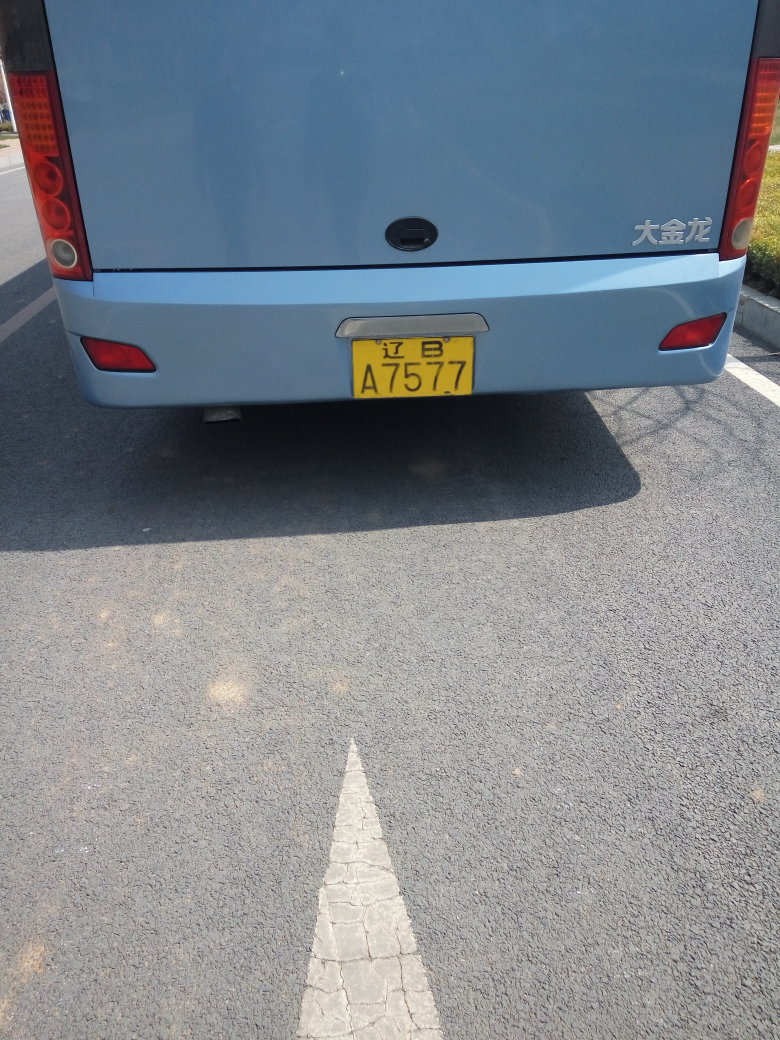
#> input picture Python-OpenCV/IMAGES/affine_1.jpg, 3120 x 4160 px (shown at 1/4 size)
$ python scaling.py   (Python 2 division)
#> lines starting #> are read from the running program, lines starting #| are printed output that depends on the picture
#coding:utf-8
#Scaling(缩放) is just resizing of the image.
#Different interpolation(插值) methods are used
#cv2.INTER_AREA for shrinking(萎缩)
#cv2.INTER_CUBIC (slow) & cv2.INTER_LINEAR for zooming(缩放).
#By default, interpolation method used is cv2.INTER_LINEAR
#for all resizing purposes.
import cv2
import time
import numpy as np
from pylab import *
from matplotlib import pyplot as plt

img1 = cv2.imread('../IMAGES/affine_1.jpg')
#> img1 is the input picture: shape (4160, 3120, 3); mean B, G, R 140.1, 132.5, 125.2
img2 = cv2.imread('../IMAGES/affine_2.jpg')
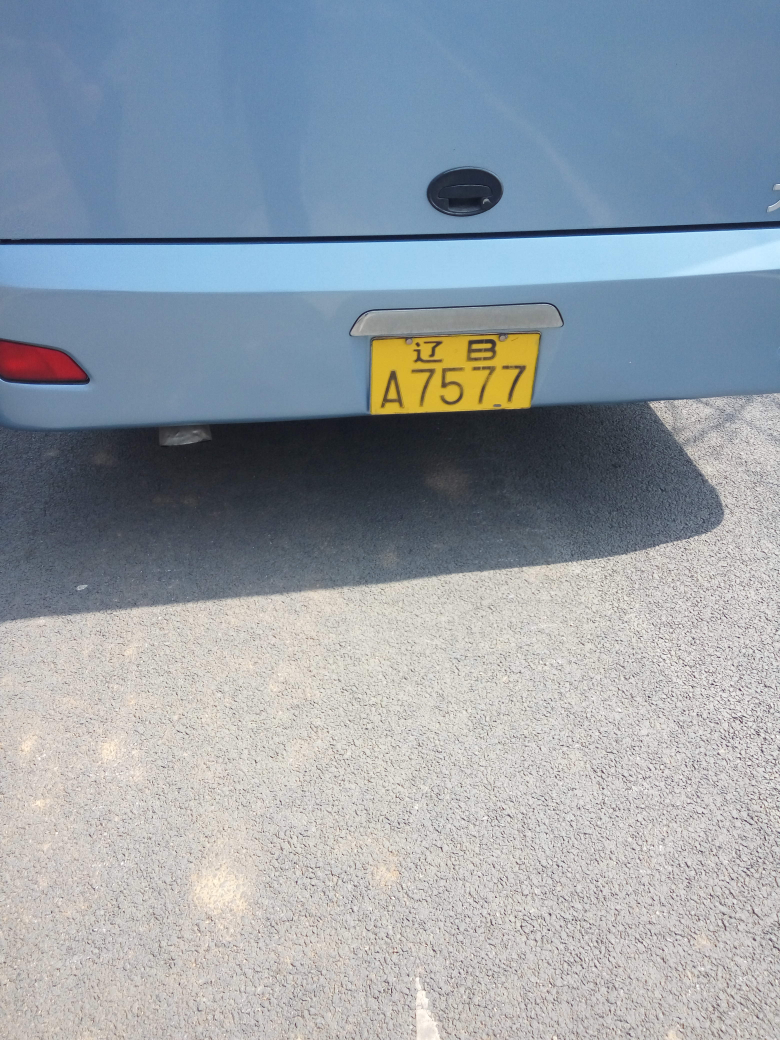
#> input picture Python-OpenCV/IMAGES/affine_2.jpg, 3120 x 4160 px (shown at 1/4 size)
#> img2 is the input picture: shape (4160, 3120, 3); mean B, G, R 167.9, 158.4, 148.9

#cv2.imshow('img',img)
print 'img1.shape',img1.shape
#| img1.shape (4160, 3120, 3)
#dst = cv2.resize(src, dsize[, dst[, fx[, fy[, interpolation]]])
e1 = cv2.getTickCount()
#
res1 = cv2.resize(img1,None,fx=0.1,fy=0.1,interpolation = cv2.INTER_CUBIC)
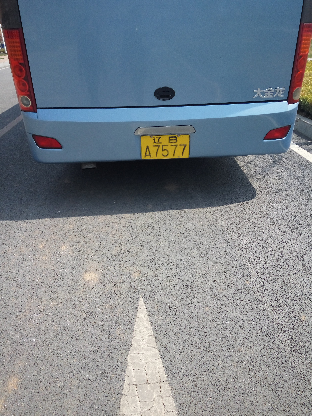
#> res1: shape (416, 312, 3); mean B, G, R 140.2, 132.5, 125.3
res2 = cv2.resize(img2,None,fx=0.1,fy=0.1,interpolation = cv2.INTER_CUBIC)
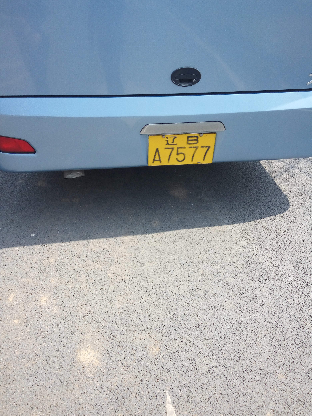
#> res2: shape (416, 312, 3); mean B, G, R 167.8, 158.4, 148.9
res_1 = cv2.cvtColor(res1,cv2.COLOR_BGR2RGB)
res_2 = cv2.cvtColor(res2,cv2.COLOR_BGR2RGB)
#
e2 = cv2.getTickCount()
fre = cv2.getTickFrequency()
time_1 = (e2-e1)/fre

#cv2.imshow('res1',res1)
#cv2.imshow('res2',res2)
#cv2.waitKey()
rows,cols,ch = res1.shape
#> rows = 416; cols = 312; ch = 3
print 'res1.shape',rows,cols,ch
#| res1.shape 416 312 3
print 'time is',time_1,'s'
plt.subplot(121),plt.imshow(res_1),plt.title('img1')
plt.subplot(122),plt.imshow(res_2),plt.title('img2')
#print 'Please click 1th points pair:'
print 'Please click 3 points at img2:'
#> (the run stopped early here; a loop or call above may not have finished)
